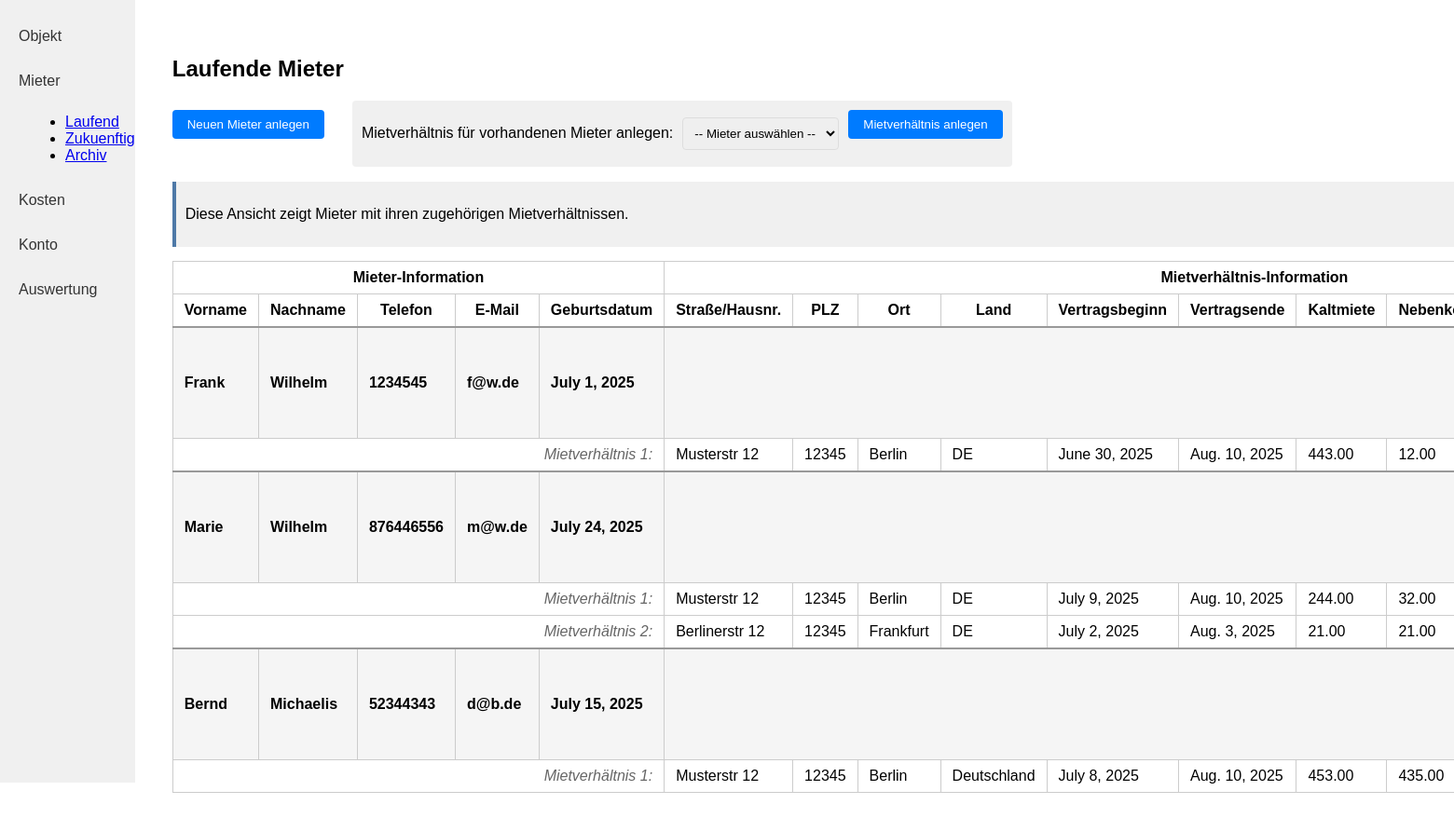
/mieter/laufend/ (signed in), run on the app's committed database.
### kostenpruefung_mietobjekte_app/models.py (models this page shows, shortened)
class Mieter(models.Model):
    created_by = models.ForeignKey(User, on_delete=models.CASCADE, related_name="mieter_created", null=True, blank=True)
    vorname = models.CharField(max_length=255)
    nachname = models.CharField(max_length=255)
    telefon = models.CharField(max_length=100)
    e_mail = models.EmailField()
    geburtsdatum = models.DateField()

class Mietverhaeltnis(models.Model):
    created_by = models.ForeignKey(User, on_delete=models.CASCADE, related_name="mietverhaeltnis_created", null=True, blank=True)
    mieter = models.ForeignKey(Mieter, on_delete=models.CASCADE, related_name="mietverhaeltnisse")
    strasse_hausnummer = models.CharField(max_length=255)
    plz = models.CharField(max_length=10)
    ort = models.CharField(max_length=100)
    land = models.CharField(max_length=100)
    vertragsbeginn = models.DateField()
    vertragsende = models.DateField()
    kaltmiete = models.DecimalField(max_digits=10, decimal_places=2)
    nebenkosten = models.DecimalField(max_digits=10, decimal_places=2)
    kaution = models.DecimalField(max_digits=10, decimal_places=2)
    mietobjekte = models.ManyToManyField('Mietobjekt')
    mieteinheiten = models.ManyToManyField('Mieteinheit')
    @property
    def mietstatus(self):
        today = datetime.date.today()
        if self.vertragsbeginn > today:
            return "future"
        elif self.vertragsende < today:
            return "past"
        else:
            return "current"

### kostenpruefung_mietobjekte_app/views.py (the view)
# urls.py: path('mieter/laufend/', mieter_laufend, name='mieter_laufend'),
def mieter_laufend(request):
    today = timezone.now().date()
    mieter_with_current = Mieter.objects.filter(
        created_by=request.user,
        mietverhaeltnisse__vertragsbeginn__lte=today,
        mietverhaeltnisse__vertragsende__gte=today
    ).distinct().prefetch_related(
        Prefetch(
            'mietverhaeltnisse',
            queryset=Mietverhaeltnis.objects.filter(
                vertragsbeginn__lte=today,
                vertragsende__gte=today
            ).prefetch_related('mietobjekte', 'mieteinheiten')
        )
    )
    mieter_without_mietverhaeltnis = Mieter.objects.filter(
        created_by=request.user
    ).exclude(
        mietverhaeltnisse__isnull=False
    )
    return render(request, 'kostenpruefung_mietobjekte_app/mieter_laufend.html', {
        'mieter': mieter_with_current,
        'mieter_without_mietverhaeltnis': mieter_without_mietverhaeltnis
    })

### kostenpruefung_mietobjekte_app/templates/kostenpruefung_mietobjekte_app/mieter_laufend.html
{% include "kostenpruefung_mietobjekte_app/mieter_table.html" with heading="Laufende Mieter" %}

### kostenpruefung_mietobjekte_app/templates/kostenpruefung_mietobjekte_app/mieter_table.html (shortened to what this page needs)
{% load static %}
<!DOCTYPE html>
<html lang="de">
<head>
    <link rel="stylesheet" href="{% static 'kostenpruefung_mietobjekte_app/style.css' %}">
</head>
<body>
<div class="flex-container">
    <nav class="sidebar">
        <a class="sidebar-link" href="{% url 'objekt_index' %}">Objekt</a>
        <a class="sidebar-link" href="{% url 'mieter_laufend' %}">Mieter</a>
        <ul style="list-style-type: disc; margin-left: 30px; margin-bottom: 20px;">
            <li><a href="{% url 'mieter_laufend' %}">Laufend</a></li>
            <li><a href="{% url 'mieter_zukuenftig' %}">Zukuenftig</a></li>
            <li><a href="{% url 'mieter_archiv' %}">Archiv</a></li>
        </ul>
        <a class="sidebar-link" href="{% url 'rechnungen' %}">Kosten</a>
        <a class="sidebar-link" href="{% url 'konto' %}">Konto</a>
        <a class="sidebar-link" href="{% url 'auswertung' %}">Auswertung</a>
    </nav>
    <div class="main-content">
        <h2>{{ heading }}</h2>
        <div class="button-group">
            <form action="{% url 'mieter_create_step1' %}" method="get">
                <button class="action-btn" type="submit">Neuen Mieter anlegen</button>
            </form>
            {% if mieter_without_mietverhaeltnis %}
            <div class="dropdown-container">
                <label for="mieter-select">Mietverhältnis für vorhandenen Mieter anlegen:</label>
                <select id="mieter-select" name="mieter_id">
                    <option value="">-- Mieter auswählen --</option>
                </select>
                <button id="create-mietverhaeltnis-btn" class="action-btn" disabled>Mietverhältnis anlegen</button>
            </div>
            {% endif %}
        </div>
        <div class="info-box" style="margin-bottom: 15px; padding: 10px; background-color: #f0f0f0; border-left: 4px solid #4e79a7;">
            <p>Diese Ansicht zeigt Mieter mit ihren zugehörigen Mietverhältnissen.</p>
        </div>
        <table class="object-table">
            <tr>
                <th colspan="5">Mieter-Information</th>
                <th colspan="11">Mietverhältnis-Information</th>
            </tr>
            <tr>
                <th>Vorname</th>
                <th>Nachname</th>
                <th>Telefon</th>
                <th>E-Mail</th>
                <th>Geburtsdatum</th>
                <th>Straße/Hausnr.</th>
                <th>PLZ</th>
                <th>Ort</th>
                <th>Land</th>
                <th>Vertragsbeginn</th>
                <th>Vertragsende</th>
                <th>Kaltmiete</th>
                <th>Nebenkosten</th>
            </tr>
            {% for m in mieter %}
            <tr class="mieter-row">
                <td>{{ m.vorname }}</td>
                <td>{{ m.nachname }}</td>
                <td>{{ m.telefon }}</td>
                <td>{{ m.e_mail }}</td>
                <td>{{ m.geburtsdatum }}</td>
                <td colspan="11" style="text-align: center;">
                </td>
            </tr>
            {% for mv in m.mietverhaeltnisse.all %}
            <tr class="mietverhaeltnis-row">
                <td colspan="5" style="text-align: right;">
                    <span class="lease-label">Mietverhältnis {{ forloop.counter }}:</span>
                </td>
                <td>{{ mv.strasse_hausnummer }}</td>
                <td>{{ mv.plz }}</td>
                <td>{{ mv.ort }}</td>
                <td>{{ mv.land }}</td>
                <td>{{ mv.vertragsbeginn }}</td>
                <td>{{ mv.vertragsende }}</td>
                <td>{{ mv.kaltmiete }}</td>
                <td>{{ mv.nebenkosten }}</td>
            </tr>
            {% empty %}
            <tr class="mietverhaeltnis-empty-row">
                <td colspan="18" style="text-align: center; font-style: italic;">Keine Mietverhältnisse vorhanden</td>
            </tr>
            {% endfor %}
            {% empty %}
            <tr>
                <td colspan="18">Keine Mieter vorhanden.</td>
            </tr>
            {% endfor %}
        </table>
    </div>
</div>
</body>
</html>

### kostenpruefung_mietobjekte_app/static/kostenpruefung_mietobjekte_app/style.css (style rules this page uses)
.mieter-row { background-color: #f5f5f5; font-weight: bold; border-top: 2px solid #999; }
.mietverhaeltnis-row { background-color: white; }
.mietverhaeltnis-row td { padding-left: 20px; }
.lease-label { font-style: italic; color: #666; }
.button-group { margin-bottom: 16px; display: flex; gap: 10px; align-items: center; }
.dropdown-container { display: flex; align-items: center; gap: 10px; padding: 10px; background-color: #f0f0f0; border-radius: 4px; margin-left: 20px; }
.dropdown-container select { padding: 8px; border-radius: 4px; border: 1px solid #ddd; }
.button-group { margin-top: 20px; display: flex; gap: 10px; }
body { margin: 0; font-family: Arial, sans-serif; }
.flex-container { display: flex; }
.sidebar { width: 200px; background: #f0f0f0; height: 100vh; padding: 20px 0; }
.sidebar-link { display: block; padding: 10px 20px; color: #333; text-decoration: none; margin-bottom: 10px; }
.main-content { flex: 1; padding: 40px; }
.object-table { width: 100%; border-collapse: collapse; }
.object-table th, .object-table td { border: 1px solid #ccc; padding: 8px 12px; }
.action-btn { float: right; padding: 8px 16px; background: #007bff; color: #fff; border: none; border-radius: 4px; cursor: pointer; margin-bottom: 20px; }

### data on the page
Mieter: vorname "Frank", nachname "Wilhelm", telefon "1234545", e_mail "f@w.de", geburtsdatum "July 1, 2025"
Mietverhaeltnis: strasse_hausnummer "Musterstr 12", plz "12345", ort "Berlin", land "DE", vertragsbeginn "June 30, 2025", vertragsende "Aug. 10, 2025", kaltmiete "443.00", nebenkosten "12.00"
Mieter: vorname "Marie", nachname "Wilhelm", telefon "876446556", e_mail "m@w.de", geburtsdatum "July 24, 2025"
Mietverhaeltnis: strasse_hausnummer "Musterstr 12", plz "12345", ort "Berlin", land "DE", vertragsbeginn "July 9, 2025", vertragsende "Aug. 10, 2025", kaltmiete "244.00", nebenkosten "32.00"
Mietverhaeltnis: strasse_hausnummer "Berlinerstr 12", plz "12345", ort "Frankfurt", land "DE", vertragsbeginn "July 2, 2025", vertragsende "Aug. 3, 2025", kaltmiete "21.00", nebenkosten "21.00"
Mieter: vorname "Bernd", nachname "Michaelis", telefon "52344343", e_mail "d@b.de", geburtsdatum "July 15, 2025"
Mietverhaeltnis: strasse_hausnummer "Musterstr 12", plz "12345", ort "Berlin", land "Deutschland", vertragsbeginn "July 8, 2025", vertragsende "Aug. 10, 2025", kaltmiete "453.00", nebenkosten "435.00"

### other printed values
{{ heading }} "Laufende Mieter"
